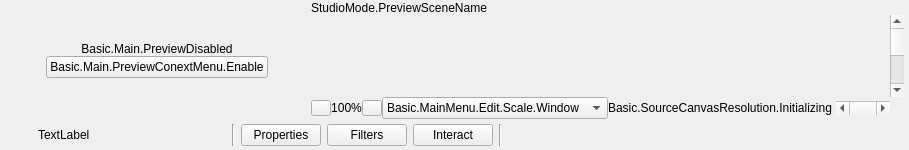
  <widget class="QWidget" name="centralwidget">
   <layout class="QVBoxLayout" name="verticalLayout">
    <property name="spacing">
     <number>0</number>
    </property>
    <property name="leftMargin">
     <number>4</number>
    </property>
    <property name="topMargin">
     <number>0</number>
    </property>
    <property name="rightMargin">
     <number>4</number>
    </property>
    <property name="bottomMargin">
     <number>0</number>
    </property>
    <item>
     <widget class="QWidget" name="canvasEditor" native="true">
      <layout class="QHBoxLayout" name="previewLayout">
       <property name="spacing">
        <number>2</number>
       </property>
       <property name="leftMargin">
        <number>1</number>
       </property>
       <property name="topMargin">
        <number>1</number>
       </property>
       <property name="rightMargin">
        <number>1</number>
       </property>
       <property name="bottomMargin">
        <number>1</number>
       </property>
       <item>
        <widget class="QFrame" name="previewDisabledWidget">
         <property name="sizePolicy">
          <sizepolicy hsizetype="Expanding" vsizetype="Expanding">
           <horstretch>0</horstretch>
           <verstretch>0</verstretch>
          </sizepolicy>
         </property>
         <layout class="QVBoxLayout" name="verticalLayout_7">
          <property name="spacing">
           <number>0</number>
          </property>
          <property name="leftMargin">
           <number>1</number>
          </property>
          <property name="topMargin">
           <number>1</number>
          </property>
          <property name="rightMargin">
           <number>1</number>
          </property>
          <property name="bottomMargin">
           <number>1</number>
          </property>
          <item>
           <spacer name="verticalSpacer_2">
            <property name="orientation">
             <enum>Qt::Orientation::Vertical</enum>
            </property>
            <property name="sizeHint" stdset="0">
             <size>
              <width>20</width>
              <height>40</height>
             </size>
            </property>
           </spacer>
          </item>
          <item>
           <widget class="QLabel" name="label">
            <property name="sizePolicy">
             <sizepolicy hsizetype="Preferred" vsizetype="Preferred">
              <horstretch>0</horstretch>
              <verstretch>0</verstretch>
             </sizepolicy>
            </property>
            <property name="text">
             <string>Basic.Main.PreviewDisabled</string>
            </property>
            <property name="alignment">
             <set>Qt::AlignmentFlag::AlignCenter</set>
            </property>
           </widget>
          </item>
          <item>
           <layout class="QHBoxLayout" name="horizontalLayout">
            <item>
             <spacer name="horizontalSpacer_2">
              <property name="orientation">
               <enum>Qt::Orientation::Horizontal</enum>
              </property>
              <property name="sizeHint" stdset="0">
               <size>
                <width>40</width>
                <height>20</height>
               </size>
              </property>
             </spacer>
            </item>
            <item>
             <widget class="QPushButton" name="enablePreviewButton">
              <property name="text">
               <string>Basic.Main.PreviewConextMenu.Enable</string>
              </property>
             </widget>
            </item>
            <item>
             <spacer name="horizontalSpacer_3">
              <property name="orientation">
               <enum>Qt::Orientation::Horizontal</enum>
              </property>
              <property name="sizeHint" stdset="0">
               <size>
                <width>40</width>
                <height>20</height>
               </size>
              </property>
             </spacer>
            </item>
           </layout>
          </item>
          <item>
           <spacer name="verticalSpacer_3">
            <property name="orientation">
             <enum>Qt::Orientation::Vertical</enum>
            </property>
            <property name="sizeHint" stdset="0">
             <size>
              <width>20</width>
              <height>40</height>
             </size>
            </property>
           </spacer>
          </item>
         </layout>
        </widget>
       </item>
       <item>
        <widget class="QWidget" name="previewContainer" native="true">
         <layout class="QVBoxLayout" name="previewTextLayout">
          <property name="spacing">
           <number>0</number>
          </property>
          <property name="leftMargin">
           <number>0</number>
          </property>
          <property name="topMargin">
           <number>0</number>
          </property>
          <property name="rightMargin">
           <number>0</number>
          </property>
          <property name="bottomMargin">
           <number>0</number>
          </property>
          <item>
           <widget class="QLabel" name="previewLabel">
            <property name="sizePolicy">
             <sizepolicy hsizetype="Ignored" vsizetype="Preferred">
              <horstretch>0</horstretch>
              <verstretch>0</verstretch>
             </sizepolicy>
            </property>
            <property name="text">
             <string>StudioMode.PreviewSceneName</string>
            </property>
            <property name="alignment">
             <set>Qt::AlignmentFlag::AlignLeading|Qt::AlignmentFlag::AlignLeft|Qt::AlignmentFlag::AlignVCenter</set>
            </property>
            <property name="class" stdset="0">
             <string>label-preview-title</string>
            </property>
           </widget>
          </item>
          <item>
           <layout class="QGridLayout" name="gridLayout">
            <property name="spacing">
             <number>0</number>
            </property>
            <item row="1" column="0" colspan="2">
             <widget class="OBSBasicPreview" name="preview" native="true">
              <property name="sizePolicy">
               <sizepolicy hsizetype="Expanding" vsizetype="Expanding">
                <horstretch>0</horstretch>
                <verstretch>0</verstretch>
               </sizepolicy>
              </property>
              <property name="minimumSize">
               <size>
                <width>32</width>
                <height>32</height>
               </size>
              </property>
              <property name="focusPolicy">
               <enum>Qt::FocusPolicy::ClickFocus</enum>
              </property>
              <property name="contextMenuPolicy">
               <enum>Qt::ContextMenuPolicy::CustomContextMenu</enum>
              </property>
              <addaction name="actionRemoveSource"/>
             </widget>
            </item>
            <item row="2" column="1">
             <widget class="QWidget" name="previewXContainer" native="true">
              <layout class="QHBoxLayout" name="horizontalLayout_7">
               <property name="spacing">
                <number>0</number>
               </property>
               <property name="leftMargin">
                <number>0</number>
               </property>
               <property name="topMargin">
                <number>0</number>
               </property>
               <property name="rightMargin">
                <number>0</number>
               </property>
               <property name="bottomMargin">
                <number>0</number>
               </property>
               <item>
                <widget class="QPushButton" name="previewZoomOutButton">
                 <property name="sizePolicy">
                  <sizepolicy hsizetype="Fixed" vsizetype="Fixed">
                   <horstretch>0</horstretch>
                   <verstretch>0</verstretch>
                  </sizepolicy>
                 </property>
                 <property name="minimumSize">
                  <size>
                   <width>20</width>
                   <height>16</height>
                  </size>
                 </property>
                 <property name="maximumSize">
                  <size>
                   <width>20</width>
                   <height>16</height>
                  </size>
                 </property>
                 <property name="toolTip">
                  <string>Basic.MainMenu.Edit.Scale.ZoomOut</string>
                 </property>
                 <property name="accessibleName">
                  <string>Basic.MainMenu.Edit.Scale.ZoomOut</string>
                 </property>
                 <property name="text">
                  <string/>
                 </property>
                 <property name="icon">
                  <iconset resource="obs.qrc">
                   <normaloff>:/res/images/minus.svg</normaloff>:/res/images/minus.svg</iconset>
                 </property>
                 <property name="iconSize">
                  <size>
                   <width>8</width>
                   <height>8</height>
                  </size>
                 </property>
                 <property name="toolButton" stdset="0">
                  <bool>true</bool>
                 </property>
                 <property name="class" stdset="0">
                  <string>icon-minus</string>
                 </property>
                </widget>
               </item>
               <item>
                <widget class="OBSPreviewScalingLabel" name="previewScalePercent">
                 <property name="text">
                  <string>100%</string>
                 </property>
                 <property name="alignment">
                  <set>Qt::AlignmentFlag::AlignCenter</set>
                 </property>
                </widget>
               </item>
               <item>
                <widget class="QPushButton" name="previewZoomInButton">
                 <property name="sizePolicy">
                  <sizepolicy hsizetype="Fixed" vsizetype="Fixed">
                   <horstretch>0</horstretch>
                   <verstretch>0</verstretch>
                  </sizepolicy>
                 </property>
                 <property name="minimumSize">
                  <size>
                   <width>20</width>
                   <height>16</height>
                  </size>
                 </property>
                 <property name="maximumSize">
                  <size>
                   <width>20</width>
                   <height>16</height>
                  </size>
                 </property>
                 <property name="toolTip">
                  <string>Basic.MainMenu.Edit.Scale.ZoomIn</string>
                 </property>
                 <property name="accessibleName">
                  <string>Basic.MainMenu.Edit.Scale.ZoomIn</string>
                 </property>
                 <property name="text">
                  <string/>
                 </property>
                 <property name="icon">
                  <iconset resource="obs.qrc">
                   <normaloff>:/res/images/plus.svg</normaloff>:/res/images/plus.svg</iconset>
                 </property>
                 <property name="iconSize">
                  <size>
                   <width>8</width>
                   <height>8</height>
                  </size>
                 </property>
                 <property name="toolButton" stdset="0">
                  <bool>true</bool>
                 </property>
                 <property name="class" stdset="0">
                  <string>icon-plus</string>
                 </property>
                </widget>
               </item>
               <item>
                <widget class="OBSPreviewScalingComboBox" name="previewScalingMode">
                 <item>
                  <property name="text">
                   <string>Basic.MainMenu.Edit.Scale.Window</string>
                  </property>
                 </item>
                 <item>
                  <property name="text">
                   <string>Basic.MainMenu.Edit.Scale.Canvas</string>
                  </property>
                 </item>
                </widget>
               </item>
               <item>
                <widget class="QLabel" name="sourceCanvasResolutionLabel">
                 <property name="sizePolicy">
                  <sizepolicy hsizetype="MinimumExpanding" vsizetype="Preferred">
                   <horstretch>1</horstretch>
                   <verstretch>0</verstretch>
                  </sizepolicy>
                 </property>
                 <property name="text">
                  <string>Basic.SourceCanvasResolution.Initializing</string>
                 </property>
                 <property name="alignment">
                  <set>Qt::AlignmentFlag::AlignLeading|Qt::AlignmentFlag::AlignLeft|Qt::AlignmentFlag::AlignVCenter</set>
                 </property>
                 <property name="textInteractionFlags">
                  <set>Qt::TextInteractionFlag::TextSelectableByMouse</set>
                 </property>
                </widget>
               </item>
               <item>
                <spacer name="horizontalSpacer_5">
                 <property name="orientation">
                  <enum>Qt::Orientation::Horizontal</enum>
                 </property>
                 <property name="sizeType">
                  <enum>QSizePolicy::Policy::Fixed</enum>
                 </property>
                 <property name="sizeHint" stdset="0">
                  <size>
                   <width>4</width>
                   <height>0</height>
                  </size>
                 </property>
                </spacer>
               </item>
               <item>
                <widget class="QScrollBar" name="previewXScrollBar">
                 <property name="sizePolicy">
                  <sizepolicy hsizetype="MinimumExpanding" vsizetype="Fixed">
                   <horstretch>0</horstretch>
                   <verstretch>0</verstretch>
                  </sizepolicy>
                 </property>
                 <property name="minimum">
                  <number>-200</number>
                 </property>
                 <property name="maximum">
                  <number>200</number>
                 </property>
                 <property name="singleStep">
                  <number>10</number>
                 </property>
                 <property name="pageStep">
                  <number>100</number>
                 </property>
                 <property name="orientation">
                  <enum>Qt::Orientation::Horizontal</enum>
                 </property>
                </widget>
               </item>
              </layout>
             </widget>
            </item>
            <item row="1" column="2">
             <widget class="QScrollBar" name="previewYScrollBar">
              <property name="orientation">
               <enum>Qt::Orientation::Vertical</enum>
              </property>
             </widget>
            </item>
           </layout>
          </item>
         </layout>
        </widget>
       </item>
      </layout>
     </widget>
    </item>
    <item>
     <widget class="QFrame" name="contextContainer">
      <property name="sizePolicy">
       <sizepolicy hsizetype="Preferred" vsizetype="Preferred">
        <horstretch>0</horstretch>
        <verstretch>0</verstretch>
       </sizepolicy>
      </property>
      <property name="minimumSize">
       <size>
        <width>0</width>
        <height>0</height>
       </size>
      </property>
      <layout class="QHBoxLayout" name="horizontalLayout9">
       <property name="spacing">
        <number>6</number>
       </property>
       <property name="sizeConstraint">
        <enum>QLayout::SizeConstraint::SetDefaultConstraint</enum>
       </property>
       <property name="leftMargin">
        <number>6</number>
       </property>
       <property name="topMargin">
        <number>4</number>
       </property>
       <property name="rightMargin">
        <number>6</number>
       </property>
       <property name="bottomMargin">
        <number>4</number>
       </property>
       <item>
        <widget class="QFrame" name="contextSubContainer">
         <property name="sizePolicy">
          <sizepolicy hsizetype="Preferred" vsizetype="Preferred">
           <horstretch>0</horstretch>
           <verstretch>0</verstretch>
          </sizepolicy>
         </property>
         <property name="minimumSize">
          <size>
           <width>0</width>
           <height>0</height>
          </size>
         </property>
         <layout class="QHBoxLayout" name="horizontalLayout_5">
          <property name="spacing">
           <number>6</number>
          </property>
          <property name="leftMargin">
           <number>0</number>
          </property>
          <property name="topMargin">
           <number>0</number>
          </property>
          <property name="rightMargin">
           <number>0</number>
          </property>
          <property name="bottomMargin">
           <number>0</number>
          </property>
          <item>
           <widget class="QLabel" name="contextSourceIcon">
            <property name="sizePolicy">
             <sizepolicy hsizetype="Fixed" vsizetype="Fixed">
              <horstretch>0</horstretch>
              <verstretch>0</verstretch>
             </sizepolicy>
            </property>
            <property name="minimumSize">
             <size>
              <width>22</width>
              <height>22</height>
             </size>
            </property>
            <property name="maximumSize">
             <size>
              <width>22</width>
              <height>22</height>
             </size>
            </property>
            <property name="text">
             <string/>
            </property>
           </widget>
          </item>
          <item>
           <widget class="QLabel" name="contextSourceLabel">
            <property name="sizePolicy">
             <sizepolicy hsizetype="Preferred" vsizetype="Fixed">
              <horstretch>0</horstretch>
              <verstretch>0</verstretch>
             </sizepolicy>
            </property>
            <property name="minimumSize">
             <size>
              <width>160</width>
              <height>22</height>
             </size>
            </property>
            <property name="maximumSize">
             <size>
              <width>160</width>
              <height>22</height>
             </size>
            </property>
            <property name="text">
             <string>TextLabel</string>
            </property>
           </widget>
          </item>
          <item>
           <widget class="QLabel" name="contextSourceIconSpacer">
            <property name="sizePolicy">
             <sizepolicy hsizetype="Fixed" vsizetype="Fixed">
              <horstretch>0</horstretch>
              <verstretch>0</verstretch>
             </sizepolicy>
            </property>
            <property name="minimumSize">
             <size>
              <width>22</width>
              <height>22</height>
             </size>
            </property>
            <property name="maximumSize">
             <size>
              <width>22</width>
              <height>22</height>
             </size>
            </property>
            <property name="text">
             <string/>
            </property>
           </widget>
          </item>
          <item>
           <widget class="Line" name="line_3">
            <property name="orientation">
             <enum>Qt::Orientation::Vertical</enum>
            </property>
           </widget>
          </item>
          <item>
           <widget class="QPushButton" name="sourcePropertiesButton">
            <property name="sizePolicy">
             <sizepolicy hsizetype="Minimum" vsizetype="Fixed">
              <horstretch>0</horstretch>
              <verstretch>0</verstretch>
             </sizepolicy>
            </property>
            <property name="minimumSize">
             <size>
              <width>0</width>
              <height>22</height>
             </size>
            </property>
            <property name="toolTip">
             <string>SourceProperties</string>
            </property>
            <property name="text">
             <string>Properties</string>
            </property>
            <property name="icon">
             <iconset resource="obs.qrc">
              <normaloff>:/settings/images/settings/general.svg</normaloff>:/settings/images/settings/general.svg</iconset>
            </property>
            <property name="flat">
             <bool>false</bool>
            </property>
           </widget>
          </item>
          <item>
           <widget class="QPushButton" name="sourceFiltersButton">
            <property name="minimumSize">
             <size>
              <width>0</width>
              <height>22</height>
             </size>
            </property>
            <property name="toolTip">
             <string>SourceFilters</string>
            </property>
            <property name="text">
             <string>Filters</string>
            </property>
            <property name="icon">
             <iconset resource="obs.qrc">
              <normaloff>:/res/images/filter.svg</normaloff>:/res/images/filter.svg</iconset>
            </property>
            <property name="flat">
             <bool>false</bool>
            </property>
           </widget>
          </item>
          <item>
           <widget class="QPushButton" name="sourceInteractButton">
            <property name="minimumSize">
             <size>
              <width>0</width>
              <height>22</height>
             </size>
            </property>
            <property name="toolTip">
             <string>Interact</string>
            </property>
            <property name="text">
             <string>Interact</string>
            </property>
            <property name="icon">
             <iconset resource="obs.qrc">
              <normaloff>:/res/images/interact.svg</normaloff>:/res/images/interact.svg</iconset>
            </property>
            <property name="flat">
             <bool>false</bool>
            </property>
            <property name="class" stdset="0">
             <string notr="true">icon-touch</string>
            </property>
           </widget>
          </item>
          <item>
           <widget class="Line" name="line">
            <property name="orientation">
             <enum>Qt::Orientation::Vertical</enum>
            </property>
           </widget>
          </item>
         </layout>
        </widget>
       </item>
       <item>
        <widget class="QFrame" name="emptySpace">
         <property name="sizePolicy">
          <sizepolicy hsizetype="Expanding" vsizetype="Minimum">
           <horstretch>0</horstretch>
           <verstretch>0</verstretch>
          </sizepolicy>
         </property>
         <property name="minimumSize">
          <size>
           <width>0</width>
           <height>22</height>
          </size>
         </property>
         <layout class="QHBoxLayout" name="horizontalLayout_6">
          <property name="spacing">
           <number>0</number>
          </property>
          <property name="leftMargin">
           <number>0</number>
          </property>
          <property name="topMargin">
           <number>0</number>
          </property>
          <property name="rightMargin">
           <number>0</number>
          </property>
          <property name="bottomMargin">
           <number>0</number>
          </property>
         </layout>
        </widget>
       </item>
      </layout>
     </widget>
    </item>
   </layout>
  </widget>
